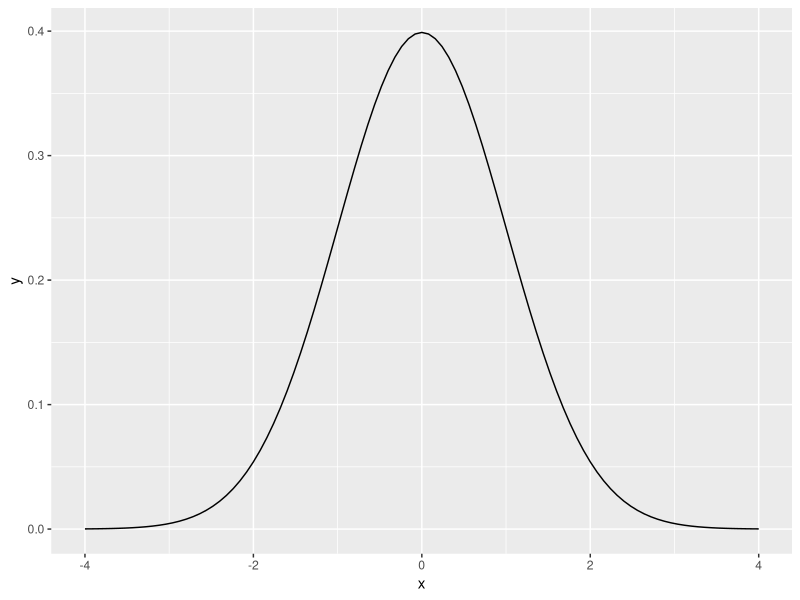
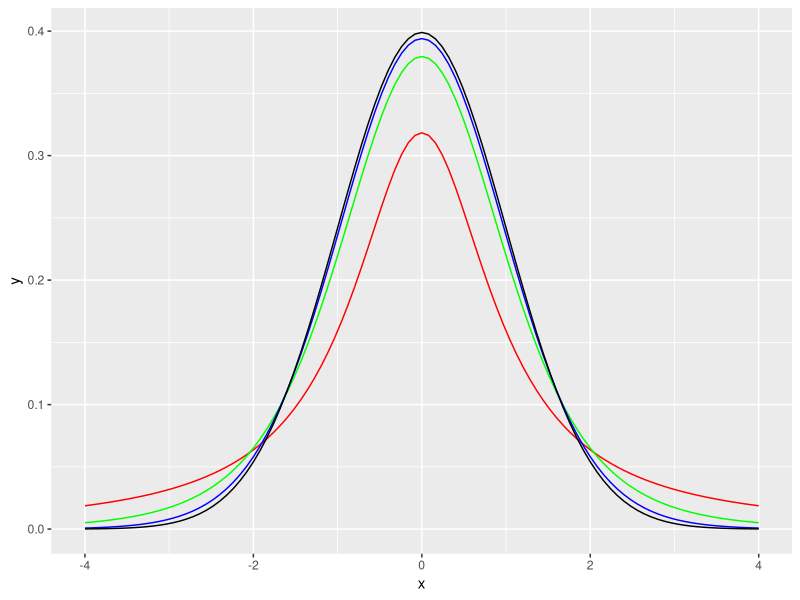
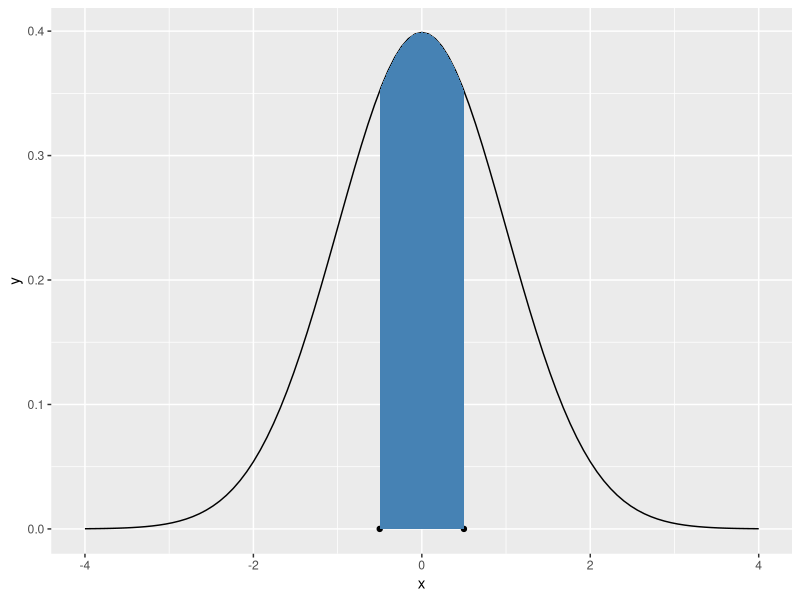

These figures' R source, in order:
## ---- chunk 1
#libraries
library(ggplot2)
## ---- chunk 2
# data for curves
x <- data.frame(x = c(-4,4))
## ---- chunk 3
# normal distribution curve
ggplot(data = x)+
  stat_function(mapping = aes(x =x ),fun = dnorm)
## ---- chunk 4
# t-distributions
ggplot(data = x) +
  stat_function(mapping = aes(x = x),
                fun = dt, 
                args = list(df = 1),
                color = "red") +
  stat_function(mapping = aes(x = x),
                fun = dt,
                args = list(df = 5),
                color = "green") +
  stat_function(mapping = aes(x = x),
                fun = dt,
                args = list(df = 20),
                color = "blue") +
  stat_function(mapping = aes(x = x),
                fun = dnorm)

## ---- chunk 5
# adding points to the x axis of a normal distribution
df <- data.frame(c(-0.5, 0.5), c(0,0))
colnames(df) <- c("x", "y")
ggplot(data = x) +
  stat_function(mapping = aes(x = x),
                fun = dnorm) +
  geom_point(data = df,
            mapping = aes(x = x, y =y)) +
  stat_function(fun = dnorm,
                geom = "area",
                fill = "steelblue",
                xlim = c(-0.5, 0.5))
  
